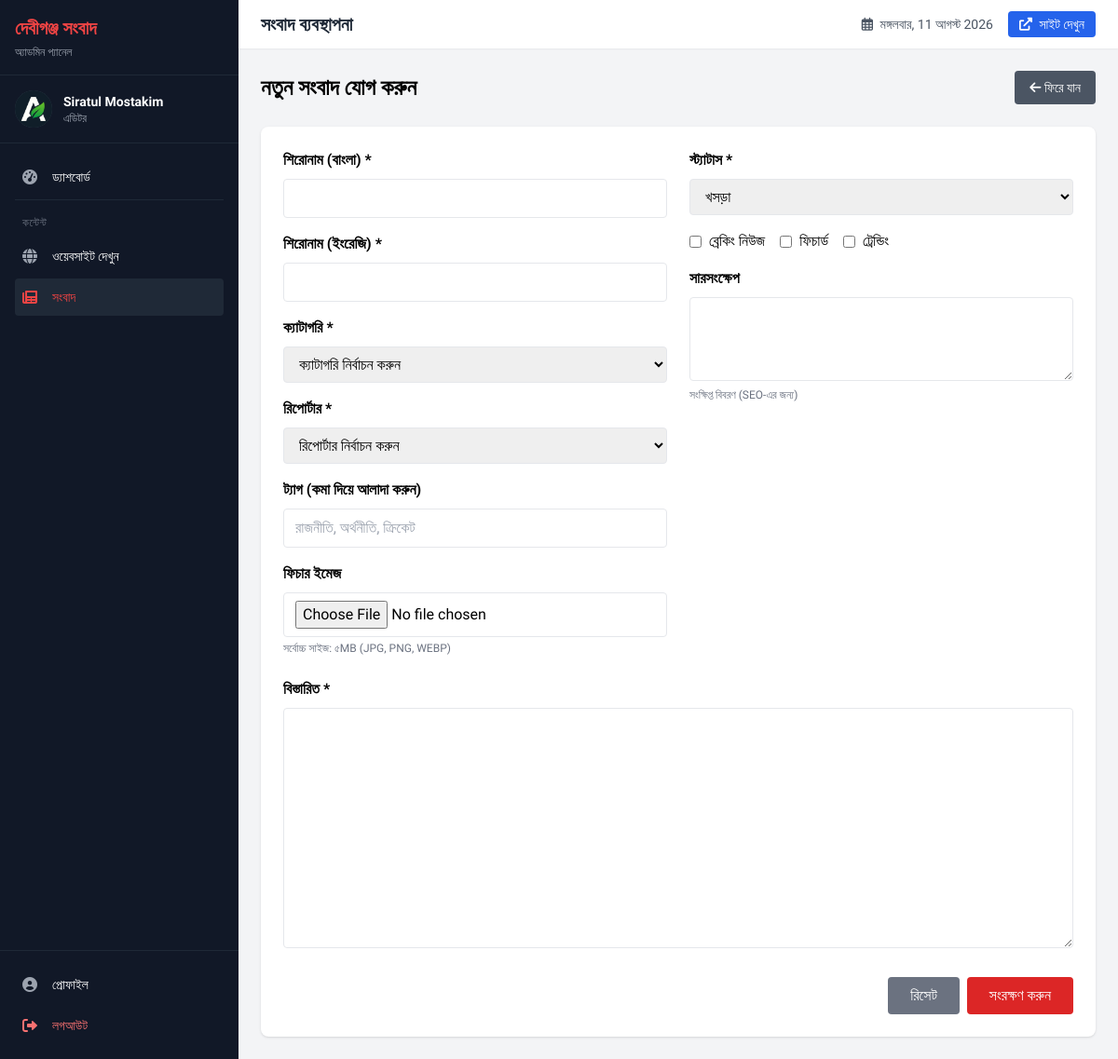
/admin/?q=news&create (signed in), run on the app's committed database.
### tables this page shows
CREATE TABLE `users` (
  `id` int(11) NOT NULL,
  `username` varchar(50) NOT NULL,
  `email` varchar(100) NOT NULL,
  `password` varchar(255) NOT NULL,
  `full_name` varchar(100) NOT NULL,
  `phone` varchar(20) DEFAULT NULL,
  `avatar` varchar(255) DEFAULT NULL,
  `bio` text DEFAULT NULL,
  `role` enum('super_admin','admin','editor','reporter','moderator') DEFAULT 'reporter',
  `status` enum('active','inactive','banned') DEFAULT 'active',
  `last_login` datetime DEFAULT NULL,
  `created_at` timestamp NOT NULL DEFAULT current_timestamp(),
  `updated_at` timestamp NOT NULL DEFAULT current_timestamp() ON UPDATE current_timestamp()
);

### admin/includes/db.php (called while the page is built, shortened)
<?php
require_once 'config.php';
class Database {
    private $connection;
    public function __construct() {
        try {
            $this->connection = new mysqli(DB_HOST, DB_USER, DB_PASS, DB_NAME);
            $this->connection->set_charset("utf8mb4");
        } catch (Exception $e) {
            die("Database connection error: " . $e->getMessage());
        }
    }
    public function query($sql) {
        return $this->connection->query($sql);
    }
}

### admin/includes/auth.php (called while the page is built, shortened)
<?php
require_once 'db.php';
class Auth {
    private $db;
    public function __construct() {
        $this->db = new Database();
    }
    public function getUser($userId = null) {
        if ($userId === null) {
            $userId = $_SESSION['user_id'] ?? 0;
        }
        $sql = "SELECT * FROM users WHERE id = " . intval($userId);
        $result = $this->db->query($sql);
        if ($result && $result->num_rows > 0) {
            return $result->fetch_assoc();
        }
        return null;
    }
    public function hasPermission($permission) {
        $role = $_SESSION['role'];
        $sql = "SELECT permissions FROM roles_permissions WHERE role = '$role'";
        $result = $this->db->query($sql);
        if ($result && $result->num_rows > 0) {
            $row = $result->fetch_assoc();
            $permissions = json_decode($row['permissions'], true);
            foreach ($permissions as $key => $value) {
                if ($key == $permission && $value != 'none') {
                    return true;
                }
            }
        }
        return false;
    }
}
$auth = new Auth();

### admin/includes/config.php (called while the page is built, shortened)
<?php
function e(?string $string): string {
    return htmlspecialchars($string, ENT_QUOTES, 'UTF-8');
}

### admin/news/create.php (the view, shortened to what this page needs)
<div class="flex justify-between items-center mb-6">
    <h2 class="text-lg md:text-2xl font-bold">নতুন সংবাদ যোগ করুন</h2>
    <a href="index.php" class="bg-gray-600 text-xs md:text-sm text-white px-4 py-2 rounded hover:bg-gray-700">
        <i class="fas fa-arrow-left"></i> ফিরে যান
    </a>
</div>
<form method="POST" enctype="multipart/form-data" class="bg-white rounded-lg shadow p-6">
    <div class="grid grid-cols-1 md:grid-cols-2 gap-6">
        <div class="space-y-4">
            <div>
                <label class="block font-semibold mb-2">শিরোনাম (বাংলা) *</label>
                <input type="text" name="title_bn" required
                       class="w-full px-3 py-2 border rounded focus:outline-none focus:border-red-500">
            </div>
            <div>
                <label class="block font-semibold mb-2">শিরোনাম (ইংরেজি) *</label>
                <input type="text" name="title_en" required
                       class="w-full px-3 py-2 border rounded focus:outline-none focus:border-red-500">
            </div>
            <div>
                <label class="block font-semibold mb-2">ক্যাটাগরি *</label>
                <select name="category_id" required class="w-full px-3 py-2 border rounded">
                    <option value="">ক্যাটাগরি নির্বাচন করুন</option>
                </select>
            </div>
            <div>
                <label class="block font-semibold mb-2">রিপোর্টার *</label>
                <select name="author_id" required class="w-full px-3 py-2 border rounded">
                    <option value="">রিপোর্টার নির্বাচন করুন</option>
                </select>
            </div>
            <div>
                <label class="block font-semibold mb-2">ট্যাগ (কমা দিয়ে আলাদা করুন)</label>
                <input type="text" name="tags" placeholder="রাজনীতি, অর্থনীতি, ক্রিকেট"
                       class="w-full px-3 py-2 border rounded">
            </div>
            <div>
                <label class="block font-semibold mb-2">ফিচার ইমেজ</label>
                <input type="file" name="featured_image" accept="image/*"
                       class="w-full px-3 py-2 border rounded">
                <p class="text-xs text-gray-500 mt-1">সর্বোচ্চ সাইজ: ৫MB (JPG, PNG, WEBP)</p>
            </div>
        </div>
        <div class="space-y-4">
            <div>
                <label class="block font-semibold mb-2">স্ট্যাটাস *</label>
                <select name="status" required class="w-full px-3 py-2 border rounded">
                    <option value="draft">খসড়া</option>
                </select>
            </div>
            <div class="flex gap-4">
                <label class="flex items-center">
                    <input type="checkbox" name="is_breaking" class="mr-2">
                    <span>ব্রেকিং নিউজ</span>
                </label>
                <label class="flex items-center">
                    <input type="checkbox" name="is_featured" class="mr-2">
                    <span>ফিচার্ড</span>
                </label>
                <label class="flex items-center">
                    <input type="checkbox" name="is_trending" class="mr-2">
                    <span>ট্রেন্ডিং</span>
                </label>
            </div>
            <div>
                <label class="block font-semibold mb-2">সারসংক্ষেপ</label>
                <textarea name="summary" rows="3"
                          class="w-full px-3 py-2 border rounded"></textarea>
                <p class="text-xs text-gray-500">সংক্ষিপ্ত বিবরণ (SEO-এর জন্য)</p>
            </div>
        </div>
    </div>
    <div class="mt-6">
        <label class="block font-semibold mb-2">বিস্তারিত *</label>
        <textarea name="content" id="editor" rows="10"
                  class="w-full px-3 py-2 border rounded"></textarea>
    </div>
    <div class="mt-6 flex justify-end gap-2">
        <button type="reset" class="bg-gray-500 text-white px-6 py-2 rounded hover:bg-gray-600">
            রিসেট
        </button>
        <button type="submit" class="bg-red-600 text-white px-6 py-2 rounded hover:bg-red-700">
            সংরক্ষণ করুন
        </button>
    </div>
</form>

### admin/includes/header.php (shortened to what this page needs)
<?php
require_once 'auth.php';
$auth->requireLogin();
$currentUser = $auth->getUser();
?>
<!DOCTYPE html>
<html lang="bn">
<head>
    <script src="https://cdn.tailwindcss.com"></script>
    <link rel="stylesheet" href="https://cdnjs.cloudflare.com/ajax/libs/font-awesome/6.0.0/css/all.min.css">
    <link rel="stylesheet" href="assets/css/admin.css">
    <link href="https://cdn.jsdelivr.net/npm/select2@4.1.0-rc.0/dist/css/select2.min.css" rel="stylesheet" />
    <link rel="stylesheet" href="https://cdnjs.cloudflare.com/ajax/libs/bootstrap-datepicker/1.9.0/css/bootstrap-datepicker.min.css">
    <link rel="stylesheet" href="https://cdnjs.cloudflare.com/ajax/libs/bootstrap-timepicker/0.5.2/css/bootstrap-timepicker.min.css">
</head>
<body class="bg-gray-100">
    <div class="flex h-screen">
        <div class="fixed md:static inset-y-0 left-0 transform -translate-x-full md:translate-x-0 transition duration-200 ease-in-out z-30 w-64 bg-gray-900 text-white flex flex-col h-full" id="sidebar">
            <div class="hidden md:block p-4 border-b border-gray-800">
                <h2 class="text-xl font-bold text-red-500">দেবীগঞ্জ সংবাদ</h2>
                <p class="text-xs text-gray-400 mt-1">অ্যাডমিন প্যানেল</p>
            </div>
            <div class="p-4 border-b border-gray-800">
                <div class="flex items-center">
                    <div class="w-10 h-10 bg-gray-700 rounded-full flex items-center justify-center overflow-hidden flex-shrink-0">
                        <?php if ($currentUser['avatar']): ?>
                        <img src="./<?php echo $currentUser['avatar']; ?>" class="w-full h-full object-cover" alt="">
                        <?php else: ?>
                        <i class="fas fa-user text-gray-300 text-xl"></i>
                        <?php endif; ?>
                    </div>
                    <div class="ml-3 min-w-0 flex-1">
                        <p class="font-semibold text-sm truncate"><?php echo e($currentUser['full_name']); ?></p>
                        <p class="text-xs text-gray-400 truncate">
                            <?php
                                $roleNames = [
                                    'super_admin' => 'সুপার অ্যাডমিন',
                                    'admin' => 'অ্যাডমিন',
                                    'editor' => 'এডিটর',
                                    'reporter' => 'রিপোর্টার',
                                    'moderator' => 'মডারেটর'
                                ];
                                echo $roleNames[$currentUser['role']] ?? $currentUser['role'];
                            ?>
                        </p>
                    </div>
                </div>
            </div>
            <nav class="flex-1 overflow-y-auto p-4" style="scrollbar-width: thin; scrollbar-color: #4a5568 #2d3748;">
                <?php $active = $_GET['q'] ?? 'dashboard'; ?>
                <ul class="space-y-1">
                    <li>
                        <a href="./" class="flex items-center p-2 hover:bg-gray-800 rounded <?= $active === 'dashboard' ? 'active-nav' : '' ?> transition-colors">
                            <i class="fas fa-tachometer-alt w-6 text-base <?= $active === 'dashboard' ? 'text-red-500' : 'text-gray-400' ?>"></i>
                            <span class="ml-2 text-sm truncate">ড্যাশবোর্ড</span>
                        </a>
                    </li>
                    <li class="pt-4 mt-2 border-t border-gray-800">
                        <p class="text-xs text-gray-500 mb-2 px-2 uppercase tracking-wider">কন্টেন্ট</p>
                    </li>
                    <li>
                        <a href="../index.php" target="_blank" class="flex items-center p-2 hover:bg-gray-800 rounded transition-colors">
                            <i class="fas fa-globe w-6 text-base text-gray-400"></i>
                            <span class="ml-2 text-sm truncate">ওয়েবসাইট দেখুন</span>
                        </a>
                    </li>
                    <?php if ($auth->hasPermission('news')): ?>
                    <li>
                        <a href="?q=news" class="flex items-center p-2 hover:bg-gray-800 rounded <?= $active === 'news' ? 'active-nav' : '' ?> transition-colors">
                            <i class="fas fa-newspaper w-6 text-base <?= $active === 'news' ? 'text-red-500' : 'text-gray-400' ?>"></i>
                            <span class="ml-2 text-sm truncate">সংবাদ</span>
                        </a>
                    </li>
                    <?php endif; ?>
                </ul>
            </nav>
            <div class="p-4 border-t border-gray-800">
                <a href="?q=profile" class="flex items-center p-2 hover:bg-gray-800 rounded mb-1 transition-colors <?= $active === 'profile' ? 'active-nav' : '' ?>">
                    <i class="fas fa-user-circle w-6 text-base <?= $active === 'profile' ? 'text-red-500' : 'text-gray-400' ?>"></i>
                    <span class="ml-2 text-sm truncate">প্রোফাইল</span>
                </a>
                <a href="logout.php" class="flex items-center p-2 hover:bg-gray-800 rounded text-red-400 hover:text-red-300 transition-colors">
                    <i class="fas fa-sign-out-alt w-6 text-base"></i>
                    <span class="ml-2 text-sm truncate">লগআউট</span>
                </a>
            </div>
        </div>
        <div class="flex-1 flex flex-col overflow-hidden <?= $active === 'dashboard' ? '' : '' ?>">
            <div class="hidden md:flex bg-white shadow-sm px-6 py-3 justify-between items-center">
                <h1 class="text-xl font-semibold text-gray-800">
                    <?php
                    $titles = [
                        'profile' => 'আমার প্রোফাইল',
                        'dashboard' => 'ড্যাশবোর্ড',
                        'news' => 'সংবাদ ব্যবস্থাপনা',
                        'categories' => 'ক্যাটাগরি ব্যবস্থাপনা',
                        'gallery' => 'ছবি গ্যালারি',
                        'users' => 'ব্যবহারকারী ব্যবস্থাপনা',
                        'roles' => 'রোল ব্যবস্থাপনা',
                        'comments' => 'মন্তব্য ব্যবস্থাপনা',
                        'ads' => 'বিজ্ঞাপন ব্যবস্থাপনা',
                        'settings' => 'সেটিংস'
                    ];
                    echo $titles[$active] ?? 'অ্যাডমিন প্যানেল';
                    ?>
                </h1>
                <div class="flex items-center gap-4">
                    <div class="text-sm text-gray-600">
                        <i class="far fa-calendar-alt mr-1"></i>
                        <?php
                        $months = ['জানুয়ারি', 'ফেব্রুয়ারি', 'মার্চ', 'এপ্রিল', 'মে', 'জুন', 'জুলাই', 'আগস্ট', 'সেপ্টেম্বর', 'অক্টোবর', 'নভেম্বর', 'ডিসেম্বর'];
                        $days = ['রবিবার', 'সোমবার', 'মঙ্গলবার', 'বুধবার', 'বৃহস্পতিবার', 'শুক্রবার', 'শনিবার'];
                        $date = getdate();
                        echo $days[$date['wday']] . ', ' . $date['mday'] . ' ' . $months[$date['mon']-1] . ' ' . $date['year'];
                        ?>
                    </div>
                    <a href="../index.php" target="_blank" class="bg-blue-600 text-white px-3 py-1 rounded text-sm hover:bg-blue-700 transition">
                        <i class="fas fa-external-link-alt mr-1"></i> সাইট দেখুন
                    </a>
                </div>
            </div>
            <div class="flex-1 overflow-y-auto p-4 md:p-6">

### admin/includes/header.php (style rules this page uses)
* { font-family: 'Hind Siliguri', sans-serif; }
.active-nav { --tw-bg-opacity: 1; --tw-text-opacity: 1; background-color: rgb(31 41 55 / var(--tw-bg-opacity, 1)); color: rgb(239 68 68 / var(--tw-text-opacity, 1)); }
.active-nav i { color: rgb(239 68 68 / var(--tw-text-opacity, 1)); }

### data on the page
users: avatar (picture), full_name "Siratul Mostakim", role "এডিটর"

### other printed values
$titles[$active] "সংবাদ ব্যবস্থাপনা"
$days[$date['wday']] "মঙ্গলবার"
$date['mday'] "11"
$months[$date['mon']-1] "আগস্ট"
$date['year'] "2026"
